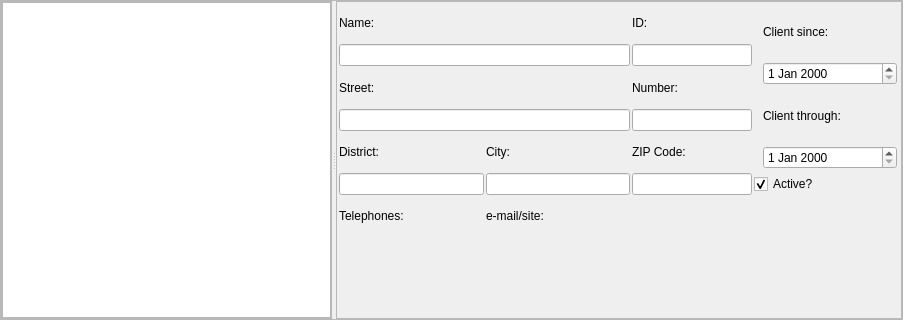
       <widget class="QFrame" name="frmClientInfo">
        <property name="geometry">
         <rect>
          <x>9</x>
          <y>324</y>
          <width>903</width>
          <height>320</height>
         </rect>
        </property>
        <property name="minimumSize">
         <size>
          <width>0</width>
          <height>250</height>
         </size>
        </property>
        <property name="frameShape">
         <enum>QFrame::NoFrame</enum>
        </property>
        <property name="frameShadow">
         <enum>QFrame::Plain</enum>
        </property>
        <layout class="QHBoxLayout" name="horizontalLayout_10">
         <property name="spacing">
          <number>0</number>
         </property>
         <property name="leftMargin">
          <number>0</number>
         </property>
         <property name="topMargin">
          <number>0</number>
         </property>
         <property name="rightMargin">
          <number>0</number>
         </property>
         <property name="bottomMargin">
          <number>0</number>
         </property>
         <item>
          <widget class="QSplitter" name="splitter_2">
           <property name="frameShape">
            <enum>QFrame::StyledPanel</enum>
           </property>
           <property name="orientation">
            <enum>Qt::Horizontal</enum>
           </property>
           <property name="childrenCollapsible">
            <bool>false</bool>
           </property>
           <widget class="QFrame" name="frame_5">
            <property name="frameShape">
             <enum>QFrame::StyledPanel</enum>
            </property>
            <property name="frameShadow">
             <enum>QFrame::Raised</enum>
            </property>
            <layout class="QGridLayout" name="gLayoutClientListPanel">
             <property name="leftMargin">
              <number>0</number>
             </property>
             <property name="topMargin">
              <number>0</number>
             </property>
             <property name="rightMargin">
              <number>0</number>
             </property>
             <property name="bottomMargin">
              <number>0</number>
             </property>
             <property name="spacing">
              <number>0</number>
             </property>
             <item row="0" column="0">
              <layout class="QVBoxLayout" name="layoutClientsList">
               <property name="topMargin">
                <number>0</number>
               </property>
               <item>
                <widget class="vmListWidget" name="clientsList">
                 <property name="minimumSize">
                  <size>
                   <width>0</width>
                   <height>0</height>
                  </size>
                 </property>
                 <property name="editTriggers">
                  <set>QAbstractItemView::DoubleClicked|QAbstractItemView::EditKeyPressed</set>
                 </property>
                 <property name="showDropIndicator" stdset="0">
                  <bool>false</bool>
                 </property>
                 <property name="dragDropOverwriteMode">
                  <bool>false</bool>
                 </property>
                </widget>
               </item>
              </layout>
             </item>
            </layout>
           </widget>
           <widget class="QFrame" name="frame_6">
            <property name="frameShape">
             <enum>QFrame::StyledPanel</enum>
            </property>
            <property name="frameShadow">
             <enum>QFrame::Raised</enum>
            </property>
            <layout class="QGridLayout" name="gridLayout_11">
             <property name="leftMargin">
              <number>2</number>
             </property>
             <property name="topMargin">
              <number>2</number>
             </property>
             <property name="rightMargin">
              <number>2</number>
             </property>
             <property name="bottomMargin">
              <number>2</number>
             </property>
             <property name="spacing">
              <number>2</number>
             </property>
             <item row="0" column="0">
              <widget class="QLabel" name="lblClientName">
               <property name="minimumSize">
                <size>
                 <width>0</width>
                 <height>30</height>
                </size>
               </property>
               <property name="frameShape">
                <enum>QFrame::NoFrame</enum>
               </property>
               <property name="frameShadow">
                <enum>QFrame::Plain</enum>
               </property>
               <property name="text">
                <string>Name:</string>
               </property>
               <property name="textFormat">
                <enum>Qt::PlainText</enum>
               </property>
              </widget>
             </item>
             <item row="0" column="2">
              <widget class="QLabel" name="lblClientID">
               <property name="minimumSize">
                <size>
                 <width>50</width>
                 <height>30</height>
                </size>
               </property>
               <property name="frameShape">
                <enum>QFrame::NoFrame</enum>
               </property>
               <property name="frameShadow">
                <enum>QFrame::Plain</enum>
               </property>
               <property name="text">
                <string>ID:</string>
               </property>
               <property name="textFormat">
                <enum>Qt::PlainText</enum>
               </property>
              </widget>
             </item>
             <item row="0" column="3" rowspan="5">
              <widget class="QFrame" name="frame_2">
               <property name="minimumSize">
                <size>
                 <width>50</width>
                 <height>0</height>
                </size>
               </property>
               <property name="frameShape">
                <enum>QFrame::NoFrame</enum>
               </property>
               <property name="frameShadow">
                <enum>QFrame::Plain</enum>
               </property>
               <layout class="QVBoxLayout" name="verticalLayout_4">
                <property name="spacing">
                 <number>5</number>
                </property>
                <property name="topMargin">
                 <number>2</number>
                </property>
                <property name="rightMargin">
                 <number>2</number>
                </property>
                <property name="bottomMargin">
                 <number>2</number>
                </property>
                <item>
                 <widget class="QLabel" name="lblClientDateFrom">
                  <property name="minimumSize">
                   <size>
                    <width>0</width>
                    <height>0</height>
                   </size>
                  </property>
                  <property name="frameShape">
                   <enum>QFrame::NoFrame</enum>
                  </property>
                  <property name="frameShadow">
                   <enum>QFrame::Plain</enum>
                  </property>
                  <property name="text">
                   <string>Client since:</string>
                  </property>
                  <property name="textFormat">
                   <enum>Qt::PlainText</enum>
                  </property>
                 </widget>
                </item>
                <item>
                 <widget class="vmDateEdit" name="dteClientStart"/>
                </item>
                <item>
                 <widget class="QLabel" name="lblClientDateTo">
                  <property name="minimumSize">
                   <size>
                    <width>0</width>
                    <height>0</height>
                   </size>
                  </property>
                  <property name="frameShape">
                   <enum>QFrame::NoFrame</enum>
                  </property>
                  <property name="frameShadow">
                   <enum>QFrame::Plain</enum>
                  </property>
                  <property name="text">
                   <string>Client through:</string>
                  </property>
                  <property name="textFormat">
                   <enum>Qt::PlainText</enum>
                  </property>
                 </widget>
                </item>
                <item>
                 <widget class="vmDateEdit" name="dteClientEnd"/>
                </item>
               </layout>
              </widget>
             </item>
             <item row="1" column="2">
              <widget class="vmLineEdit" name="txtClientID">
               <property name="sizePolicy">
                <sizepolicy hsizetype="Preferred" vsizetype="Fixed">
                 <horstretch>0</horstretch>
                 <verstretch>0</verstretch>
                </sizepolicy>
               </property>
               <property name="minimumSize">
                <size>
                 <width>0</width>
                 <height>0</height>
                </size>
               </property>
               <property name="maximumSize">
                <size>
                 <width>120</width>
                 <height>16777215</height>
                </size>
               </property>
               <property name="focusPolicy">
                <enum>Qt::ClickFocus</enum>
               </property>
               <property name="acceptDrops">
                <bool>false</bool>
               </property>
               <property name="accessibleDescription">
                <string notr="true"/>
               </property>
               <property name="inputMask">
                <string notr="true"/>
               </property>
               <property name="text">
                <string notr="true"/>
               </property>
               <property name="readOnly">
                <bool>true</bool>
               </property>
              </widget>
             </item>
             <item row="2" column="0">
              <widget class="QLabel" name="lblClientStreetAdress">
               <property name="minimumSize">
                <size>
                 <width>0</width>
                 <height>30</height>
                </size>
               </property>
               <property name="frameShape">
                <enum>QFrame::NoFrame</enum>
               </property>
               <property name="frameShadow">
                <enum>QFrame::Plain</enum>
               </property>
               <property name="text">
                <string>Street:</string>
               </property>
               <property name="textFormat">
                <enum>Qt::PlainText</enum>
               </property>
              </widget>
             </item>
             <item row="2" column="2">
              <widget class="QLabel" name="lblClientNumberAdress">
               <property name="minimumSize">
                <size>
                 <width>55</width>
                 <height>30</height>
                </size>
               </property>
               <property name="frameShape">
                <enum>QFrame::NoFrame</enum>
               </property>
               <property name="frameShadow">
                <enum>QFrame::Plain</enum>
               </property>
               <property name="text">
                <string>Number:</string>
               </property>
               <property name="textFormat">
                <enum>Qt::PlainText</enum>
               </property>
              </widget>
             </item>
             <item row="3" column="2">
              <widget class="vmLineEdit" name="txtClientNumberAddress">
               <property name="sizePolicy">
                <sizepolicy hsizetype="Preferred" vsizetype="Fixed">
                 <horstretch>0</horstretch>
                 <verstretch>0</verstretch>
                </sizepolicy>
               </property>
               <property name="minimumSize">
                <size>
                 <width>80</width>
                 <height>0</height>
                </size>
               </property>
               <property name="maximumSize">
                <size>
                 <width>120</width>
                 <height>16777215</height>
                </size>
               </property>
               <property name="inputMask">
                <string notr="true"/>
               </property>
               <property name="readOnly">
                <bool>false</bool>
               </property>
              </widget>
             </item>
             <item row="4" column="0">
              <widget class="QLabel" name="lblClientDistrict">
               <property name="minimumSize">
                <size>
                 <width>0</width>
                 <height>30</height>
                </size>
               </property>
               <property name="frameShape">
                <enum>QFrame::NoFrame</enum>
               </property>
               <property name="frameShadow">
                <enum>QFrame::Plain</enum>
               </property>
               <property name="text">
                <string>District:</string>
               </property>
               <property name="textFormat">
                <enum>Qt::PlainText</enum>
               </property>
              </widget>
             </item>
             <item row="4" column="1">
              <widget class="QLabel" name="lblClientCity">
               <property name="minimumSize">
                <size>
                 <width>0</width>
                 <height>30</height>
                </size>
               </property>
               <property name="frameShape">
                <enum>QFrame::NoFrame</enum>
               </property>
               <property name="frameShadow">
                <enum>QFrame::Plain</enum>
               </property>
               <property name="text">
                <string>City:</string>
               </property>
               <property name="textFormat">
                <enum>Qt::PlainText</enum>
               </property>
              </widget>
             </item>
             <item row="4" column="2">
              <widget class="QLabel" name="lblClientZipCode">
               <property name="minimumSize">
                <size>
                 <width>0</width>
                 <height>30</height>
                </size>
               </property>
               <property name="frameShape">
                <enum>QFrame::NoFrame</enum>
               </property>
               <property name="frameShadow">
                <enum>QFrame::Plain</enum>
               </property>
               <property name="text">
                <string>ZIP Code:</string>
               </property>
              </widget>
             </item>
             <item row="5" column="0">
              <widget class="vmLineEdit" name="txtClientDistrict">
               <property name="sizePolicy">
                <sizepolicy hsizetype="Preferred" vsizetype="Fixed">
                 <horstretch>0</horstretch>
                 <verstretch>0</verstretch>
                </sizepolicy>
               </property>
               <property name="minimumSize">
                <size>
                 <width>0</width>
                 <height>0</height>
                </size>
               </property>
               <property name="inputMask">
                <string notr="true"/>
               </property>
               <property name="readOnly">
                <bool>false</bool>
               </property>
              </widget>
             </item>
             <item row="5" column="1">
              <widget class="vmLineEdit" name="txtClientCity">
               <property name="sizePolicy">
                <sizepolicy hsizetype="Preferred" vsizetype="Fixed">
                 <horstretch>0</horstretch>
                 <verstretch>0</verstretch>
                </sizepolicy>
               </property>
               <property name="minimumSize">
                <size>
                 <width>0</width>
                 <height>0</height>
                </size>
               </property>
               <property name="inputMask">
                <string notr="true"/>
               </property>
               <property name="readOnly">
                <bool>false</bool>
               </property>
              </widget>
             </item>
             <item row="5" column="2">
              <widget class="vmLineEdit" name="txtClientZipCode">
               <property name="sizePolicy">
                <sizepolicy hsizetype="Preferred" vsizetype="Fixed">
                 <horstretch>0</horstretch>
                 <verstretch>0</verstretch>
                </sizepolicy>
               </property>
               <property name="minimumSize">
                <size>
                 <width>0</width>
                 <height>0</height>
                </size>
               </property>
               <property name="inputMethodHints">
                <set>Qt::ImhFormattedNumbersOnly</set>
               </property>
               <property name="inputMask">
                <string notr="true"/>
               </property>
               <property name="readOnly">
                <bool>false</bool>
               </property>
              </widget>
             </item>
             <item row="6" column="0">
              <widget class="QLabel" name="lblClientPhones">
               <property name="minimumSize">
                <size>
                 <width>0</width>
                 <height>30</height>
                </size>
               </property>
               <property name="text">
                <string>Telephones:</string>
               </property>
              </widget>
             </item>
             <item row="6" column="1">
              <widget class="QLabel" name="lblClientEmail">
               <property name="minimumSize">
                <size>
                 <width>0</width>
                 <height>30</height>
                </size>
               </property>
               <property name="text">
                <string>e-mail/site:</string>
               </property>
              </widget>
             </item>
             <item row="7" column="0">
              <widget class="contactsManagerWidget" name="contactsClientPhones">
               <property name="minimumSize">
                <size>
                 <width>0</width>
                 <height>30</height>
                </size>
               </property>
               <property name="frameShape">
                <enum>QFrame::NoFrame</enum>
               </property>
               <property name="frameShadow">
                <enum>QFrame::Plain</enum>
               </property>
              </widget>
             </item>
             <item row="7" column="1" colspan="3">
              <widget class="contactsManagerWidget" name="contactsClientEmails">
               <property name="minimumSize">
                <size>
                 <width>0</width>
                 <height>30</height>
                </size>
               </property>
               <property name="frameShape">
                <enum>QFrame::NoFrame</enum>
               </property>
               <property name="frameShadow">
                <enum>QFrame::Plain</enum>
               </property>
              </widget>
             </item>
             <item row="8" column="0" colspan="4">
              <widget class="QFrame" name="frmDummy">
               <property name="minimumSize">
                <size>
                 <width>0</width>
                 <height>30</height>
                </size>
               </property>
               <property name="frameShape">
                <enum>QFrame::NoFrame</enum>
               </property>
               <property name="frameShadow">
                <enum>QFrame::Raised</enum>
               </property>
              </widget>
             </item>
             <item row="1" column="0" colspan="2">
              <widget class="vmLineEdit" name="txtClientName">
               <property name="sizePolicy">
                <sizepolicy hsizetype="Preferred" vsizetype="Fixed">
                 <horstretch>0</horstretch>
                 <verstretch>0</verstretch>
                </sizepolicy>
               </property>
               <property name="minimumSize">
                <size>
                 <width>0</width>
                 <height>0</height>
                </size>
               </property>
               <property name="maximumSize">
                <size>
                 <width>16777215</width>
                 <height>16777215</height>
                </size>
               </property>
               <property name="inputMask">
                <string notr="true"/>
               </property>
               <property name="readOnly">
                <bool>false</bool>
               </property>
              </widget>
             </item>
             <item row="3" column="0" colspan="2">
              <widget class="vmLineEdit" name="txtClientStreetAddress">
               <property name="sizePolicy">
                <sizepolicy hsizetype="Preferred" vsizetype="Fixed">
                 <horstretch>0</horstretch>
                 <verstretch>0</verstretch>
                </sizepolicy>
               </property>
               <property name="minimumSize">
                <size>
                 <width>0</width>
                 <height>0</height>
                </size>
               </property>
               <property name="inputMask">
                <string notr="true"/>
               </property>
               <property name="readOnly">
                <bool>false</bool>
               </property>
              </widget>
             </item>
             <item row="5" column="3">
              <widget class="vmCheckBox" name="chkClientActive">
               <property name="text">
                <string>Active?</string>
               </property>
               <property name="checked">
                <bool>true</bool>
               </property>
              </widget>
             </item>
            </layout>
            <zorder>txtClientID</zorder>
            <zorder>lblClientName</zorder>
            <zorder>lblClientID</zorder>
            <zorder>contactsClientPhones</zorder>
            <zorder>txtClientName</zorder>
            <zorder>lblClientNumberAdress</zorder>
            <zorder>txtClientNumberAddress</zorder>
            <zorder>frmDummy</zorder>
            <zorder>lblClientEmail</zorder>
            <zorder>lblClientPhones</zorder>
            <zorder>txtClientZipCode</zorder>
            <zorder>frame_2</zorder>
            <zorder>txtClientStreetAddress</zorder>
            <zorder>lblClientStreetAdress</zorder>
            <zorder>txtClientCity</zorder>
            <zorder>contactsClientEmails</zorder>
            <zorder>lblClientDistrict</zorder>
            <zorder>lblClientCity</zorder>
            <zorder>txtClientDistrict</zorder>
            <zorder>lblClientZipCode</zorder>
            <zorder>chkClientActive</zorder>
           </widget>
          </widget>
         </item>
        </layout>
       </widget>
